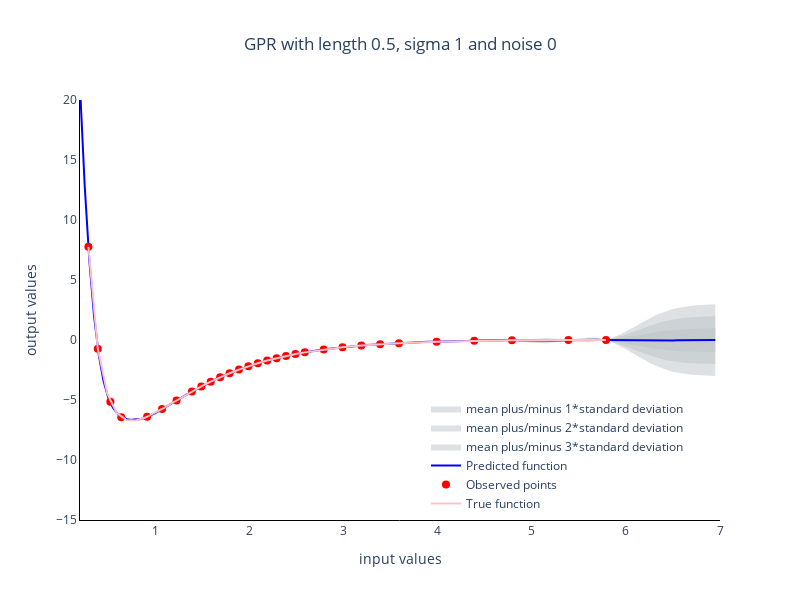

The cell this chart's notebook holds for it:
### Markdown cell above
Now, we can visualize our first GPR.

### Code cell
model = GPR(x_values[:], y_values[:])
#model = GPR([-10], [10])
data = plot_GPR(data_x=x_values, data_y=y_values, x=x, model=model)
fig4 = go.Figure(data=data)
fig4 = update_layout_of_graph(fig=fig4,
                              title='GPR with length 0.5, sigma 1 and noise 0')
fig4.update_xaxes(
    range=(0.2, 7.0))
fig4.update_yaxes(
    range=(-15, 20.0))
fig4.show()

### Figure 1 — Plotly figure (JSON) as saved in the notebook; plotly's stock layout.template omitted (floating-point values rounded to 4 significant figures; data arrays with more than 128 entries replaced by an {"elided": "..."} marker saying what was removed)
{"data": [{"fill": "toself", "fillcolor": "rgba(189,195,199,0.5)", "hoverinfo": "skip", "line": {"color": "rgba(200,200,200,0)"}, "name": "mean plus/minus 1*standard deviation", "showlegend": true, "type": "scatter", "visible": true, "x": {"elided": "276 float values"}, "y": {"elided": "276 float values"}}, {"fill": "toself", "fillcolor": "rgba(189,195,199,0.5)", "hoverinfo": "skip", "line": {"color": "rgba(200,200,200,0)"}, "name": "mean plus/minus 2*standard deviation", "showlegend": true, "type": "scatter", "visible": true, "x": {"elided": "276 float values"}, "y": {"elided": "276 float values"}}, {"fill": "toself", "fillcolor": "rgba(189,195,199,0.5)", "hoverinfo": "skip", "line": {"color": "rgba(200,200,200,0)"}, "name": "mean plus/minus 3*standard deviation", "showlegend": true, "type": "scatter", "visible": true, "x": {"elided": "276 float values"}, "y": {"elided": "276 float values"}}, {"line": {"color": "blue", "width": 2}, "name": "Predicted function", "showlegend": true, "type": "scatter", "visible": true, "x": {"elided": "138 float values"}, "y": {"elided": "138 float values"}}, {"marker": {"color": "red", "size": 8}, "mode": "markers", "name": "Observed points", "showlegend": true, "type": "scatter", "visible": true, "x": [5.789, 3.189, 4.389, 1.989, 2.589, 1.389, 0.2892, 5.389, 4.789, 3.989, 3.589, 1.072, 2.289, 1.689, 0.5225, 3.389, 2.989, 2.789, 0.913, 1.226, 0.6383, 2.489, 2.389, 2.189, 2.089, 1.889, 1.789, 1.589, 1.489, 0.3891], "y": [0, -0.4615, -0.06361, -2.187, -1.031, -4.293, 7.769, -0.003662, -0.02403, -0.1388, -0.2605, -5.751, -1.513, -3.105, -5.154, -0.3484, -0.6066, -0.7929, -6.406, -5.035, -6.448, -1.173, -1.333, -1.714, -1.938, -2.464, -2.769, -3.471, -3.868, -0.7293]}, {"line": {"color": "pink", "width": 2}, "name": "True function", "showlegend": true, "type": "scatter", "visible": true, "x": [0.2892, 0.3891, 0.4891, 0.5891, 0.6891, 0.7891, 0.8891, 0.989, 1.089, 1.189, 1.289, 1.389, 1.489, 1.589, 1.689, 1.789, 1.889, 1.989, 2.089, 2.189, 2.289, 2.389, 2.489, 2.589, 2.789, 2.989, 3.189, 3.389, 3.589, 3.989, 4.389, 4.789, 5.389, 5.789], "y": [7.769, -0.7293, -4.452, -6.069, -6.657, -6.711, -6.485, -6.114, -5.673, -5.208, -4.743, -4.293, -3.868, -3.471, -3.105, -2.769, -2.464, -2.187, -1.938, -1.714, -1.513, -1.333, -1.173, -1.031, -0.7929, -0.6066, -0.4615, -0.3484, -0.2605, -0.1388, -0.06361, -0.02403, -0.003662, 0]}], "layout": {"autosize": false, "height": 600, "legend": {"x": 0.95, "xanchor": "right", "y": 0.3, "yanchor": "top"}, "plot_bgcolor": "rgba(0, 0, 0, 0)", "title": {"text": "GPR with length 0.5, sigma 1 and noise 0", "x": 0.5, "xanchor": "center"}, "width": 800, "xaxis": {"linecolor": "black", "linewidth": 1, "range": [0.2, 7], "showline": true, "title": {"text": "input values"}, "type": "linear"}, "yaxis": {"linecolor": "black", "linewidth": 1, "range": [-15, 20], "showline": true, "title": {"text": "output values"}, "type": "linear"}}}
